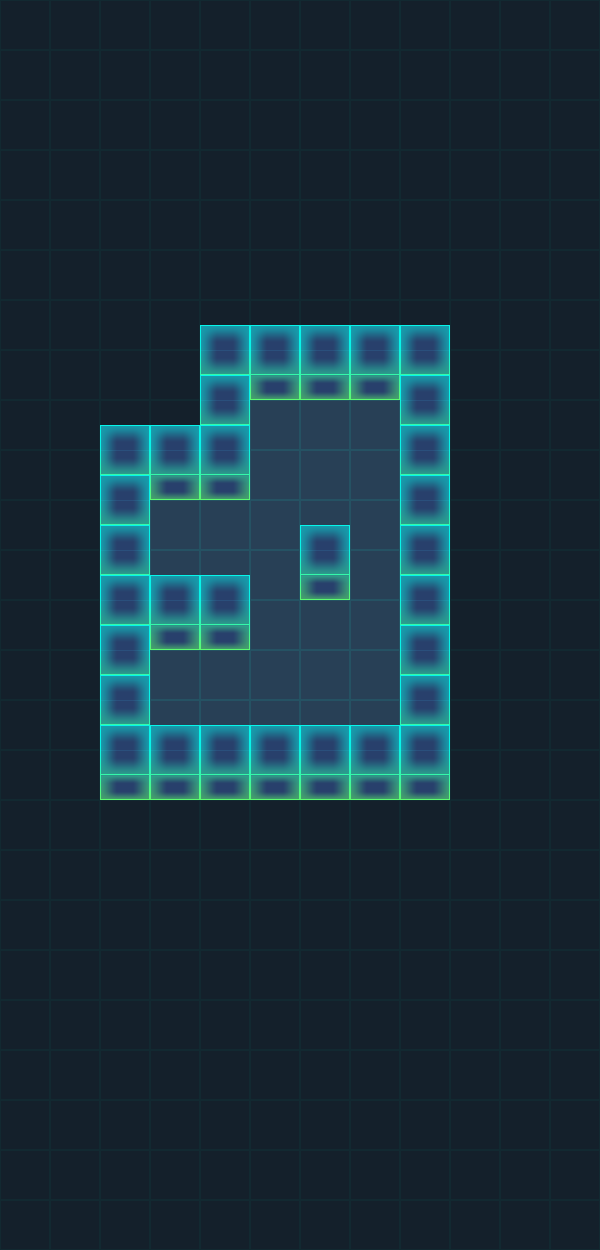

A level layout from a 2D game, rendered from its tile map. Below: a short description, then the map file with its tile-grid data intact:
An orthogonal 12x25 tile map with 50x50 px tiles, 4 tile layers (BG, WallBottom, Play, WallUp) and 7 objects (Hero, M1, M2, End).

<map version="1.0" tiledversion="1.0.3" orientation="orthogonal" renderorder="right-down" width="12" height="25" tilewidth="50" tileheight="50" nextobjectid="24">
 <tileset firstgid="1" source="tiles.tsx" />
 <layer name="BG" width="12" height="25">
  <data encoding="csv">
6,6,6,6,6,6,6,6,6,6,6,6,
6,6,6,6,6,6,6,6,6,6,6,6,
6,6,6,6,6,6,6,6,6,6,6,6,
6,6,6,6,6,6,6,6,6,6,6,6,
6,6,6,6,6,6,6,6,6,6,6,6,
6,6,6,6,6,6,6,6,6,6,6,6,
6,6,6,6,6,6,6,6,6,6,6,6,
6,6,6,6,6,6,6,6,6,6,6,6,
6,6,6,6,6,5,5,5,6,6,6,6,
6,6,6,6,6,5,5,5,6,6,6,6,
6,6,6,5,5,5,5,5,6,6,6,6,
6,6,6,5,5,5,6,5,6,6,6,6,
6,6,6,6,6,5,5,5,6,6,6,6,
6,6,6,5,5,5,5,5,6,6,6,6,
6,6,6,5,5,5,5,5,6,6,6,6,
6,6,6,6,6,6,6,6,6,6,6,6,
6,6,6,6,6,6,6,6,6,6,6,6,
6,6,6,6,6,6,6,6,6,6,6,6,
6,6,6,6,6,6,6,6,6,6,6,6,
6,6,6,6,6,6,6,6,6,6,6,6,
6,6,6,6,6,6,6,6,6,6,6,6,
6,6,6,6,6,6,6,6,6,6,6,6,
6,6,6,6,6,6,6,6,6,6,6,6,
6,6,6,6,6,6,6,6,6,6,6,6,
6,6,6,6,6,6,6,6,6,6,6,6
</data>
 </layer>
 <layer name="WallBottom" width="12" height="25">
  <data encoding="csv">
0,0,0,0,0,0,0,0,0,0,0,0,
0,0,0,0,0,0,0,0,0,0,0,0,
0,0,0,0,0,0,0,0,0,0,0,0,
0,0,0,0,0,0,0,0,0,0,0,0,
0,0,0,0,0,0,0,0,0,0,0,0,
0,0,0,0,0,0,0,0,0,0,0,0,
0,0,0,0,3,3,3,3,3,0,0,0,
0,0,0,0,4,2,2,2,4,0,0,0,
0,0,3,3,4,0,0,0,4,0,0,0,
0,0,4,2,2,0,0,0,4,0,0,0,
0,0,4,0,0,0,0,0,4,0,0,0,
0,0,4,0,0,0,2,0,4,0,0,0,
0,0,4,2,2,0,0,0,4,0,0,0,
0,0,4,0,0,0,0,0,4,0,0,0,
0,0,4,0,0,0,0,0,4,0,0,0,
0,0,2,2,2,2,2,2,2,0,0,0,
0,0,0,0,0,0,0,0,0,0,0,0,
0,0,0,0,0,0,0,0,0,0,0,0,
0,0,0,0,0,0,0,0,0,0,0,0,
0,0,0,0,0,0,0,0,0,0,0,0,
0,0,0,0,0,0,0,0,0,0,0,0,
0,0,0,0,0,0,0,0,0,0,0,0,
0,0,0,0,0,0,0,0,0,0,0,0,
0,0,0,0,0,0,0,0,0,0,0,0,
0,0,0,0,0,0,0,0,0,0,0,0
</data>
 </layer>
 <objectgroup name="Star">
  <object id="5" x="255.667" y="408" width="31.6667" height="34" />
  <object id="16" x="361.333" y="614.666" width="29.3333" height="25.3333" />
  <object id="17" x="160.334" y="664" width="26.6667" height="28" />
 </objectgroup>
 <objectgroup name="Coin" />
 <objectgroup name="Actor">
  <object id="1" name="Hero" x="168" y="525" width="8.333" height="10">
   <ellipse />
  </object>
  <object id="2" name="M1" x="369.667" y="78.3333" width="10" height="10">
   <ellipse />
  </object>
  <object id="3" name="M2" x="467" y="83" width="10" height="10">
   <ellipse />
  </object>
  <object id="15" name="End" x="317" y="674.333" width="10" height="10">
   <ellipse />
  </object>
 </objectgroup>
 <layer name="Play" width="12" height="25">
  <data encoding="csv">
0,0,0,0,0,0,0,0,0,0,0,0,
0,0,0,0,0,0,0,0,0,0,0,0,
0,0,0,0,0,0,0,0,0,0,0,0,
0,0,0,0,0,0,0,0,0,0,0,0,
0,0,0,0,0,0,0,0,0,0,0,0,
0,0,0,0,0,0,0,0,0,0,0,0,
0,0,0,0,0,0,0,0,0,0,0,0,
0,0,0,0,0,0,0,0,0,0,0,0,
0,0,0,0,0,0,0,0,0,0,0,0,
0,0,0,0,0,0,0,0,0,0,0,0,
0,0,0,0,0,0,0,0,0,0,0,0,
0,0,0,0,0,0,0,0,0,0,0,0,
0,0,0,0,0,0,0,0,0,0,0,0,
0,0,0,0,0,0,0,0,0,0,0,0,
0,0,0,0,0,0,0,0,0,0,0,0,
0,0,0,0,0,0,0,0,0,0,0,0,
0,0,0,0,0,0,0,0,0,0,0,0,
0,0,0,0,0,0,0,0,0,0,0,0,
0,0,0,0,0,0,0,0,0,0,0,0,
0,0,0,0,0,0,0,0,0,0,0,0,
0,0,0,0,0,0,0,0,0,0,0,0,
0,0,0,0,0,0,0,0,0,0,0,0,
0,0,0,0,0,0,0,0,0,0,0,0,
0,0,0,0,0,0,0,0,0,0,0,0,
0,0,0,0,0,0,0,0,0,0,0,0
</data>
 </layer>
 <layer name="WallUp" width="12" height="25">
  <data encoding="csv">
0,0,0,0,0,0,0,0,0,0,0,0,
0,0,0,0,0,0,0,0,0,0,0,0,
0,0,0,0,0,0,0,0,0,0,0,0,
0,0,0,0,0,0,0,0,0,0,0,0,
0,0,0,0,0,0,0,0,0,0,0,0,
0,0,0,0,0,0,0,0,0,0,0,0,
0,0,0,0,0,0,0,0,0,0,0,0,
0,0,0,0,0,0,0,0,0,0,0,0,
0,0,0,0,0,0,0,0,0,0,0,0,
0,0,0,0,0,0,0,0,0,0,0,0,
0,0,0,0,0,0,1,0,0,0,0,0,
0,0,0,1,1,0,0,0,0,0,0,0,
0,0,0,0,0,0,0,0,0,0,0,0,
0,0,0,0,0,0,0,0,0,0,0,0,
0,0,0,1,1,1,1,1,0,0,0,0,
0,0,0,0,0,0,0,0,0,0,0,0,
0,0,0,0,0,0,0,0,0,0,0,0,
0,0,0,0,0,0,0,0,0,0,0,0,
0,0,0,0,0,0,0,0,0,0,0,0,
0,0,0,0,0,0,0,0,0,0,0,0,
0,0,0,0,0,0,0,0,0,0,0,0,
0,0,0,0,0,0,0,0,0,0,0,0,
0,0,0,0,0,0,0,0,0,0,0,0,
0,0,0,0,0,0,0,0,0,0,0,0,
0,0,0,0,0,0,0,0,0,0,0,0
</data>
 </layer>
</map>
